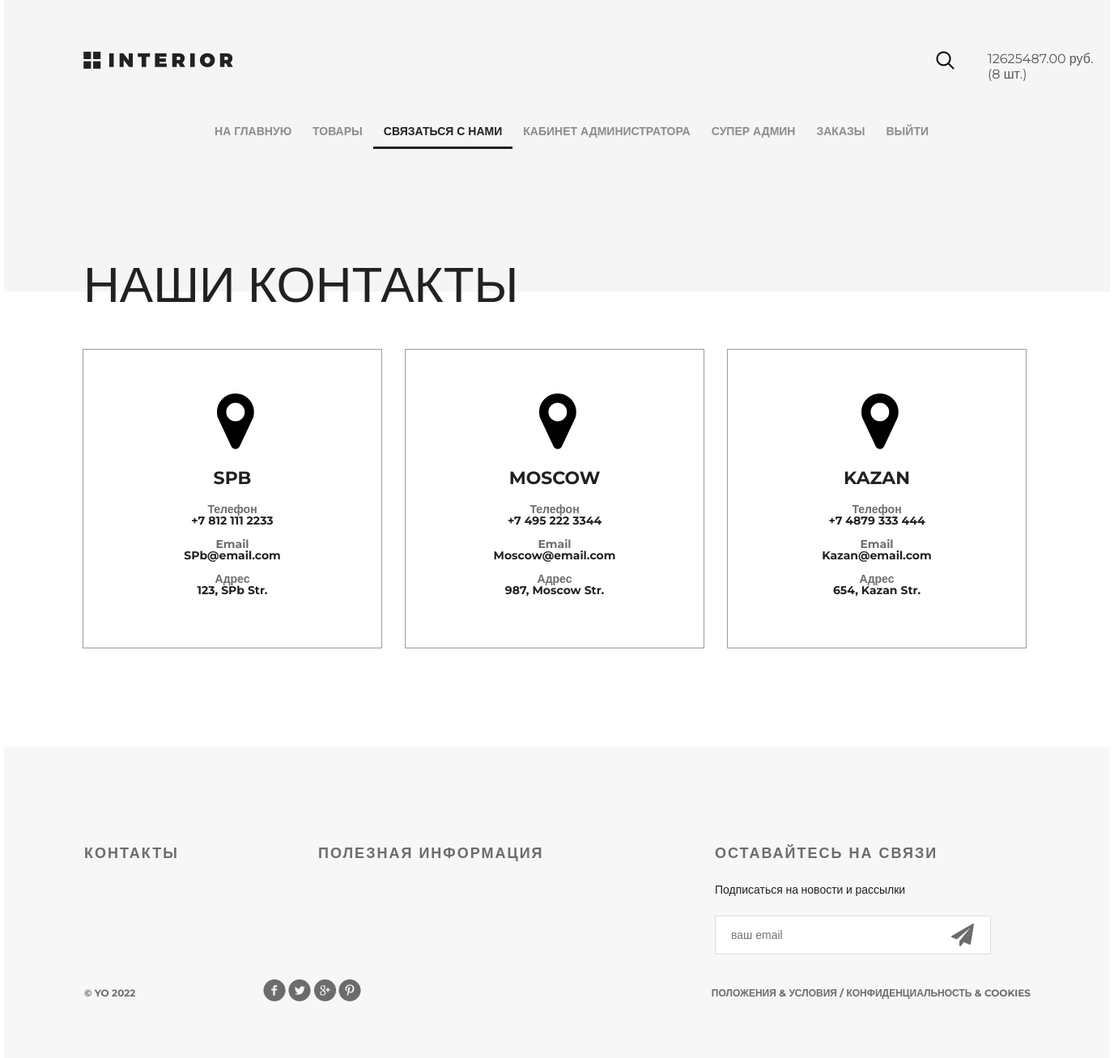
/contact/ (signed in), run on the app's committed database.
### authapp/models.py (models this page shows, shortened)
class ShopUser(AbstractUser):
    avatar = models.ImageField(upload_to='users/', blank=True)
    age = models.PositiveSmallIntegerField(default=18, verbose_name='Возраст')
    activation_key = models.CharField(max_length=128, blank=True, null=True)
    activation_key_expired = models.DateTimeField(blank=True, null=True)

### basketapp/models.py (models this page shows, shortened)
class Basket(models.Model):
    user = models.ForeignKey(settings.AUTH_USER_MODEL, on_delete=models.CASCADE, related_name='basket')
    product = models.ForeignKey(Product, on_delete=models.CASCADE)
    quantity = models.PositiveSmallIntegerField(default=0)
    created_at = models.DateTimeField(auto_now_add=True)
    @property
    def product_cost(self):
        return self.quantity * self.product.price
    @property
    def total_quantity(self):
        items = Basket.objects.filter(user=self.user)
        _total_quantity = sum(list(map(lambda x: x.quantity, items)))
        return _total_quantity
    @property
    def total_cost(self):
        items = Basket.objects.filter(user=self.user)
        _total_cost = sum(list(map(lambda x: x.product_cost, items)))
        return _total_cost

### mainapp/models.py (models this page shows, shortened)
class Product(models.Model):
    category = models.ForeignKey(ProductCategory, on_delete=models.CASCADE)
    name = models.CharField(max_length=128, verbose_name='Название')
    image = models.ImageField(upload_to='products/', blank=True, verbose_name='Изображение')
    short_description = models.CharField(max_length=255, blank=True, verbose_name='Короткое описание')
    description = models.TextField(verbose_name='Полное описание')
    price = models.DecimalField(max_digits=10, decimal_places=2, default=0, verbose_name='Цена')
    quantity = models.PositiveSmallIntegerField(default=0, verbose_name='Количество')
    is_active = models.BooleanField(default=True)
    class Meta:
        verbose_name = 'продукт'
        verbose_name_plural = 'продукты'

### mainapp/views.py (the view)
# urls.py: path('contact/', mainapp.contact, name='contact'),
def contact(request):
    with open('contacts.json') as input_file:
        contacts = json.load(input_file)
    context = {
        'contacts': contacts
    }
    return render(request, 'mainapp/contact.html', context)

### mainapp/context_processors.py (called while the page is built)
def basket(request):
    basket_items = []
    if request.user.is_authenticated:
        basket_items = Basket.objects.filter(user=request.user)
    return {
        'basket': basket_items,
    }

### mainapp/templates/mainapp/contact.html (shortened to what this page needs)
{% extends 'mainapp/base.html' %}
{% block content %}
    <div class="hero">
        <div class="header clearfix">
            {% include 'mainapp/includes/inc_main_menu.html' %}
        </div>
        <h1>наши контакты</h1>
    </div>
    <div class="location">
        {% for contact in contacts %}
            <div class="location-1">
                <i class="fa fa-map-marker fa-5x"></i>
                <h4>{{ contact.city }}</h4>
                <div class="contacts">
                    <h5>Телефон</h5>
                    <p>{{ contact.phone }}</p>
                </div>
                <div class="contacts">
                    <h5>Email</h5>
                    <p>{{ contact.email }}</p>
                </div>
                <div class="contacts">
                    <h5>Адрес</h5>
                    <p>{{ contact.address }}</p>
                </div>
            </div>
        {% endfor %}
    </div>
{% endblock %}

### mainapp/templates/mainapp/includes/inc_main_menu.html (shortened to what this page needs)
<a href="{% url 'index' %}" class="logo"></a>
<ul class="menu">
    <li><a href="{% url 'index' %}" class="{% if request.resolver_match.url_name == 'index' %}active{% endif %}">На главную</a></li>
    <li><a href="{% url 'products:products' %}" class="{% if request.resolver_match.namespace == 'products' %}active{% endif %}">Товары</a></li>
    <li><a href="{% url 'contact' %}" class="{% if request.resolver_match.url_name == 'contact' %}active{% endif %}">Связаться с нами</a></li>
        {% if user.is_authenticated %}
            {% if user.is_superuser %}
            <li><a href="{% url 'adminapp:users' %}">Кабинет администратора</a></li>
            {% endif %}
            <li><a href="{% url 'authapp:edit' %}">{% if user.first_name %}{{ user.first_name }}{% else %}Авторизованный пользователь{% endif %}</a></li>
            <li><a href="{% url 'ordersapp:list' %}">Заказы</a></li>
            <li><a href="{% url 'authapp:logout' %}">Выйти</a></li>
        {% else %}
            <li><a href="{% url 'authapp:register' %}">Регистрация</a></li>
            <li><a href="{% url 'authapp:login' %}">Войти</a></li>
        {% endif %}
</ul>
<a href="#" class="search"></a>
<a href="{% url 'basketapp:basket' %}" class="basket">
    <span>
        {% if basket %}
            {{ basket.0.total_cost|floatformat:2 }} руб.<br>
            ({{ basket.0.total_quantity }} шт.)
        {% endif %}
    </span>
</a>

### static/css/style.css (style rules this page uses)
* { margin: 0; padding: 0; }
body { font-family: 'Montserrat', sans-serif; }
html, body { height: 100%; }
.logo { background-image: url(/static/img/logo.png); margin-top: 63px; width: 185px; height: 22px; float: left; }
.menu { list-style-type: none; margin-top: 67px; float: right; }
.menu li { float: left; }
.menu a { color: #8c8c8c; font-size: 14px; font-weight: 700; text-align: right; text-transform: uppercase; text-decoration: none; padding: 10px 13px; }
.menu .active { color: #212121; font-weight: 700; border-bottom: 3px solid #212121; }
.search { display: block; width: 23px; height: 23px; background-image: url(/static/img/search.png); position: absolute; top: 63px; left: 1151px; }
.basket { display: block; width: 23px; height: 23px; background-image: url(/static/img/basket.png); position: absolute; top: 63px; left: 1185px; text-decoration: none; color: #555; }
.basket span { display: block; margin-left: 30px; width: 150px; }
.clearfix:after { content: ""; display: block; clear: both; }
.hero { background-color: #f5f5f5; height: 360px; padding-left: 98px; padding-right: 211px; position: relative; }
.hero h1 { color: #212121; font-size: 62px; font-weight: 100; text-align: left; margin-top: 142px; text-transform: uppercase; }
.location { padding: 0px 97px; }
.location-1 { height: 368px; width: 368px; border: 1px solid #9c9c9c; margin: 71px 28px 122px 0px; float: left; }
.location-1:last-child { margin: 71px 0px 122px 0px; }
.location i { display: block; margin: 48px auto 0px; width: 38px; }
.location h4 { margin: 23px auto 23px; text-transform: uppercase; text-align: center; color: #212121; font-size: 22px; font-weight: 700; line-height: 16px; }
.contacts { text-align: center; margin-bottom: 15px; line-height: 14px; color: #212121; font-size: 14px; font-weight: 700; }
.contacts h5 { color: #6c6c6c; font-size: 14px; font-weight: 700; }

### data on the page
ShopUser: first_name "СУПЕР АДМИН"
Basket: user+quantity+product "12625487.00", user+quantity "8"

### other printed values
{{ contact.city }} "SPB" "MOSCOW" "KAZAN"
{{ contact.phone }} "+7 812 111 2233" "+7 495 222 3344" "+7 4879 333 444"
{{ contact.email }} "SPb@email.com" "Moscow@email.com" "Kazan@email.com"
{{ contact.address }} "123, SPb Str." "987, Moscow Str." "654, Kazan Str."
